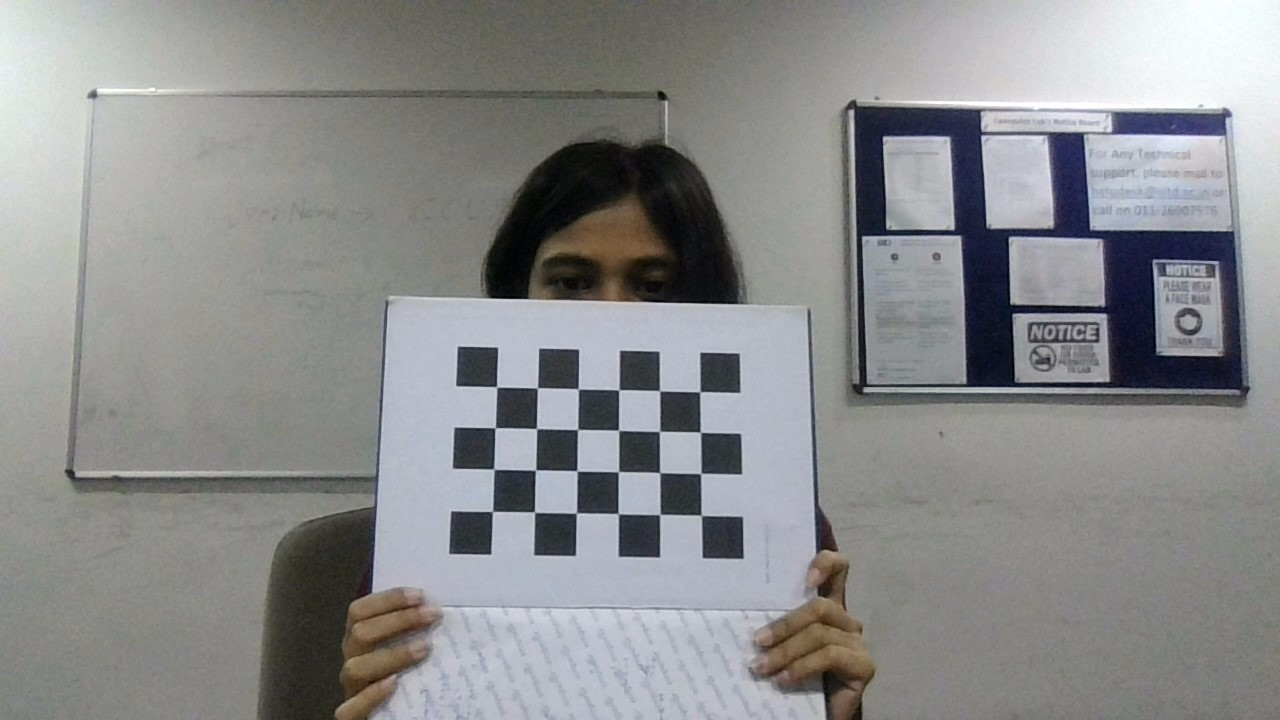
#> input picture images/WIN_20230407_18_11_42_Pro.jpg, 1280 x 720 px; its folder holds 5 pictures in this run
$ python calibrate.py
#> lines starting #> are read from the running program, lines starting #| are printed output that depends on the picture; after the words box and inside, x2 and y2 are one past the last pixel; in counts of white or black regions, pixels touching at a corner belong together
import cv2
import numpy as np
import os
import glob
import matplotlib.pyplot as plt

# Defining the dimensions of checkerboard
CHECKERBOARD = (4,6)
criteria = (cv2.TERM_CRITERIA_EPS + cv2.TERM_CRITERIA_MAX_ITER, 30, 0.001)
cnt = 0
# Creating vector to store vectors of 3D points for each checkerboard image
objpoints = []
# Creating vector to store vectors of 2D points for each checkerboard image
imgpoints = []


# Defining the world coordinates for 3D points
objp = np.zeros((CHECKERBOARD[0] * CHECKERBOARD[1], 3), np.float32)
objp[:,:2] = np.mgrid[0:CHECKERBOARD[0], 0:CHECKERBOARD[1]].T.reshape(-1, 2)

prev_img_shape = None

# Extracting path of individual image stored in a given directory
images = glob.glob('images/*.jpg')
for fname in images:
    img = cv2.imread(fname)
#> img is the input picture: shape (720, 1280, 3); mean B, G, R 139.8, 139.5, 138.5
    gray = cv2.cvtColor(img,cv2.COLOR_BGR2GRAY)
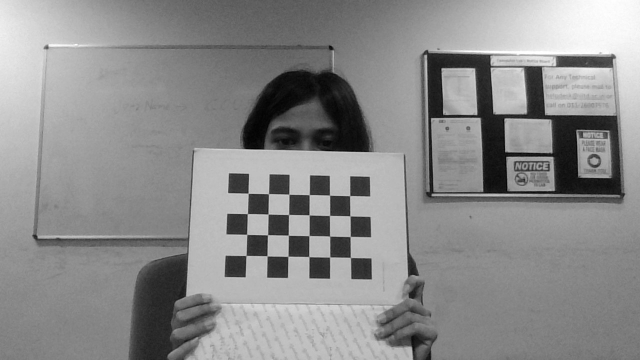
#> gray: shape (720, 1280) (shown at 1/2 size); min 0, max 255, mean 139.3
    # Find the chess board corners
    # If desired number of corners are found in the image then ret = true
    ret, corners = cv2.findChessboardCorners(gray, CHECKERBOARD, cv2.CALIB_CB_ADAPTIVE_THRESH + cv2.CALIB_CB_FAST_CHECK + cv2.CALIB_CB_NORMALIZE_IMAGE)
#> ret = True; corners = 24 rows, first 8: [492.5, 511.5], [493.9, 469], [495.3, 427.8], [496.6, 387.2], [534.4, 511.7], [535.4, 470], [536.2, 428.3], [537.1, 388.1]

    """
    If desired number of corner are detected,
    we refine the pixel coordinates and display
    them on the images of checker board
    """
    if ret:
        objpoints.append(objp)
        # refining pixel coordinates for given 2d points.
        corners2 = cv2.cornerSubPix(gray, corners, (11,11),(-1,-1), criteria)
#> corners2 = 24 rows, first 8: [492.5, 511.4], [493.8, 469.3], [495.1, 427.7], [496.7, 386.9], [534.5, 512.1], [535.5, 470.1], [536.6, 428.6], [537.4, 387.9]

        imgpoints.append(corners2)

        # Draw and display the corners
        cnt += 1
        img = cv2.drawChessboardCorners(img, CHECKERBOARD, corners2, ret)
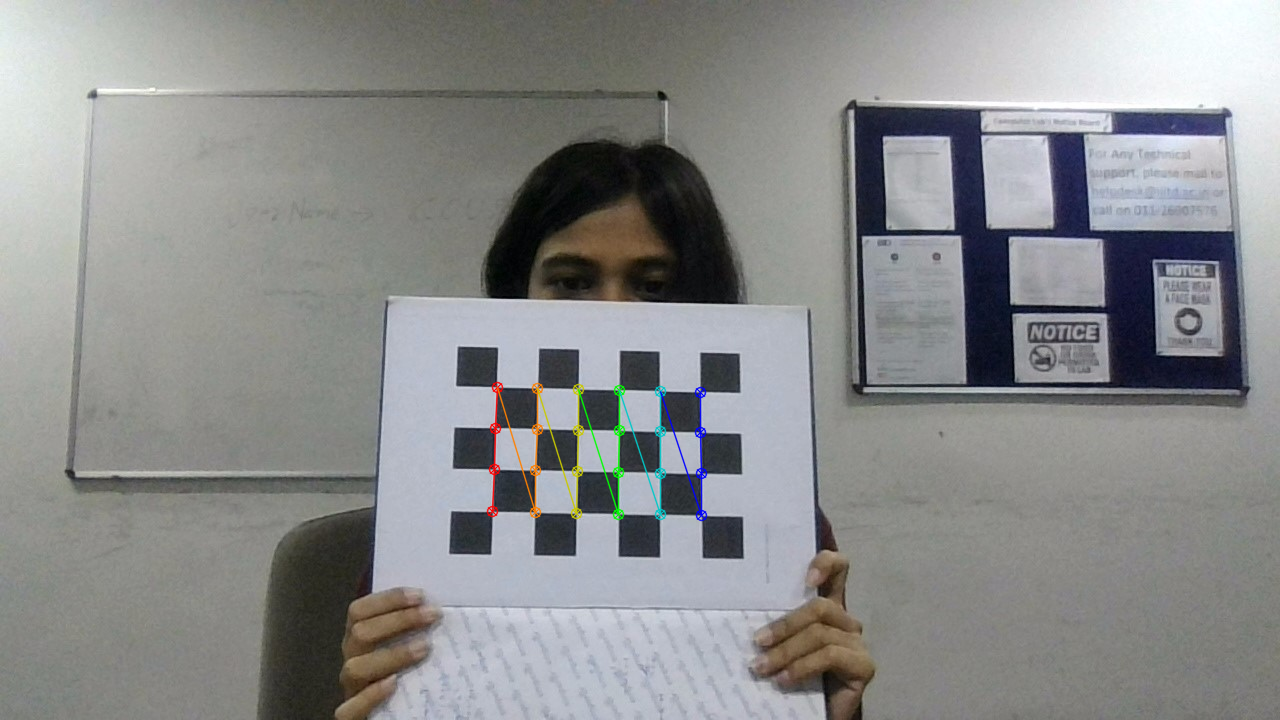
#> img: shape (720, 1280, 3); 0.66% of pixels changed, all inside (x1, y1, x2, y2) = (486, 381, 708, 522)
#> pass 2 of the loop `for fname in images:`:
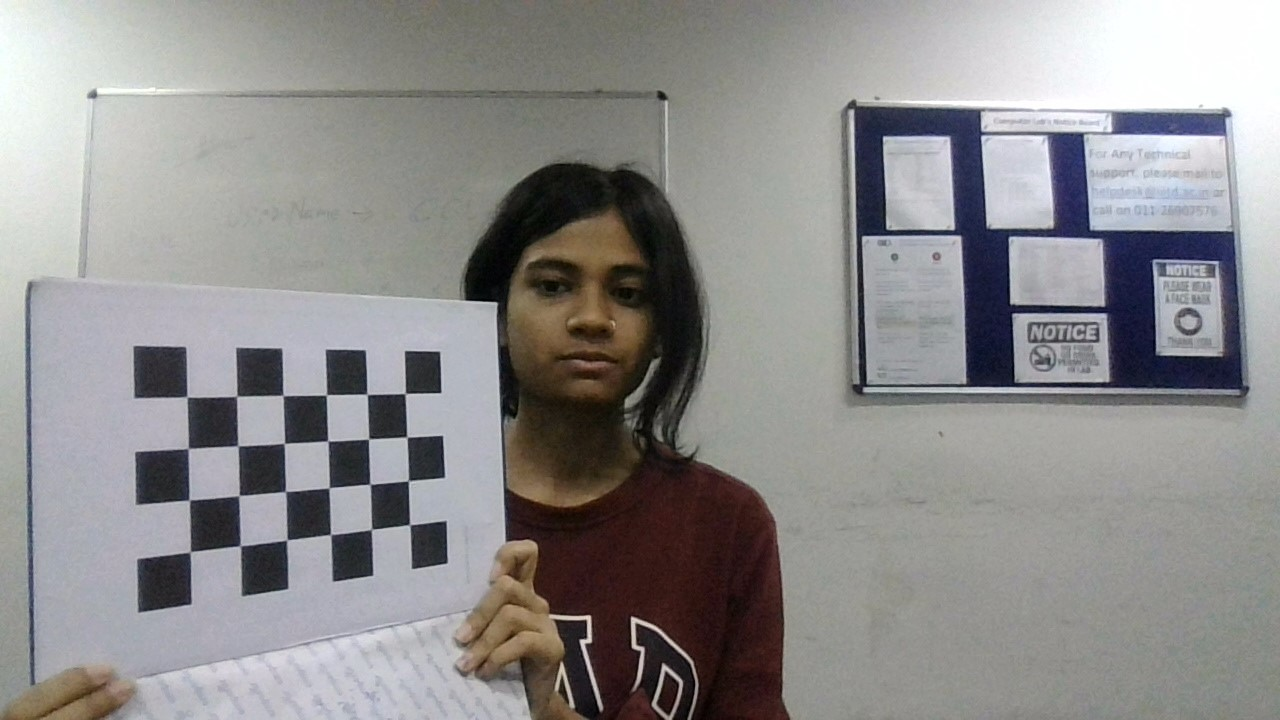
#> input picture images/WIN_20230407_18_11_44_Pro.jpg, 1280 x 720 px
#> img is the input picture: shape (720, 1280, 3); mean B, G, R 140.3, 140.5, 141.8
#> `gray = cv2.cvtColor(img,cv2.COLOR_BGR2GRAY)`:
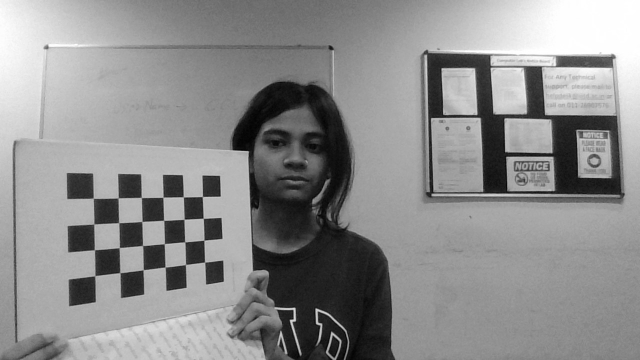
#> gray: shape (720, 1280) (shown at 1/2 size); min 0, max 255, mean 140.8
#> `ret, corners = cv2.findChessboardCorners(gray, CHECKERBOARD, cv2.CALIB..`: corners = 24 rows, first 8: [405.5, 394], [406.7, 437.4], [407.8, 480.3], [409.2, 525.3], [367.3, 394.3], [368.6, 439.4], [370.2, 484.1], [371.3, 529.4]
#> corners2 = 24 rows, first 8: [405.1, 393.5], [406.8, 437], [408.4, 480.8], [409.6, 524.6], [367.1, 394.3], [368.6, 438.9], [370, 484.3], [371.4, 529.5]
#> `img = cv2.drawChessboardCorners(img, CHECKERBOARD, corners2, ret)`:
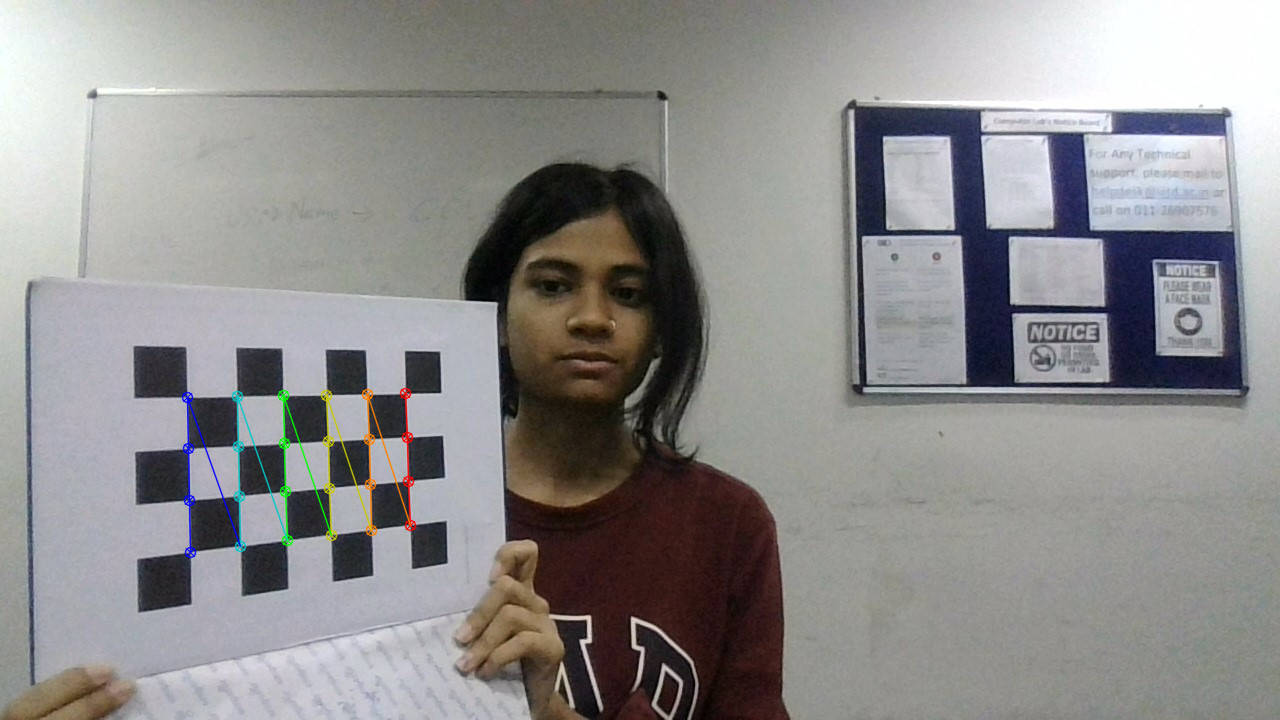
#> img: shape (720, 1280, 3); 0.73% of pixels changed, all inside (x1, y1, x2, y2) = (181, 387, 417, 559)
#> pass 3 of the loop `for fname in images:`:
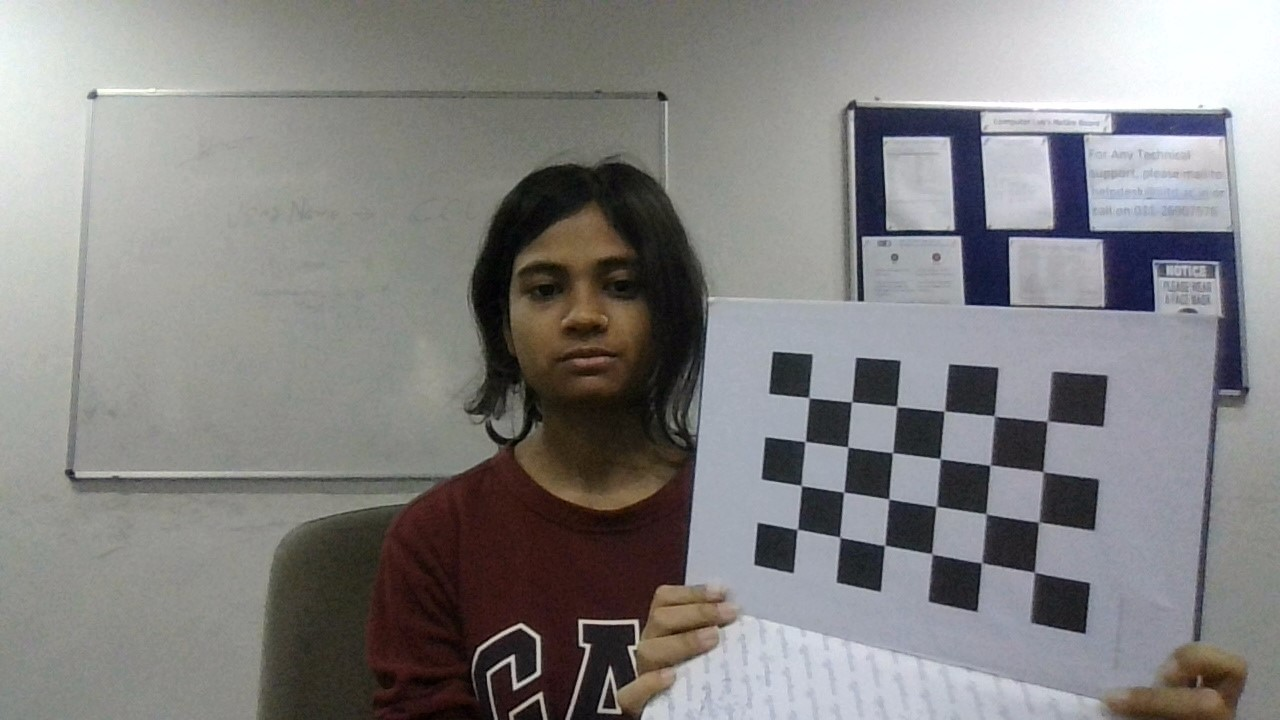
#> input picture images/WIN_20230407_18_11_46_Pro.jpg, 1280 x 720 px
#> img is the input picture: shape (720, 1280, 3); mean B, G, R 130.3, 130.7, 131.8
#> `gray = cv2.cvtColor(img,cv2.COLOR_BGR2GRAY)`:
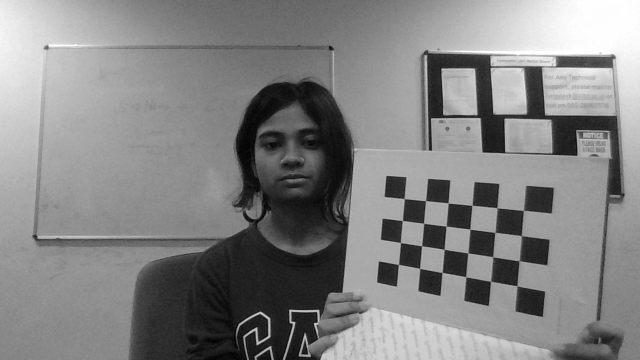
#> gray: shape (720, 1280) (shown at 1/2 size); min 0, max 255, mean 131
#> `ret, corners = cv2.findChessboardCorners(gray, CHECKERBOARD, cv2.CALIB..`: corners = 24 rows, first 8: [796.6, 528.7], [801, 485.9], [805.2, 441.7], [809, 397.5], [840.3, 536.2], [843.6, 492], [847.7, 446.8], [851.6, 401.8]
#> corners2 = 24 rows, first 8: [797.3, 529.3], [801.4, 485.6], [805.2, 441.5], [808.9, 397.6], [839.8, 537.2], [843.7, 492.2], [847.8, 447], [851.6, 401.9]
#> `img = cv2.drawChessboardCorners(img, CHECKERBOARD, corners2, ret)`:
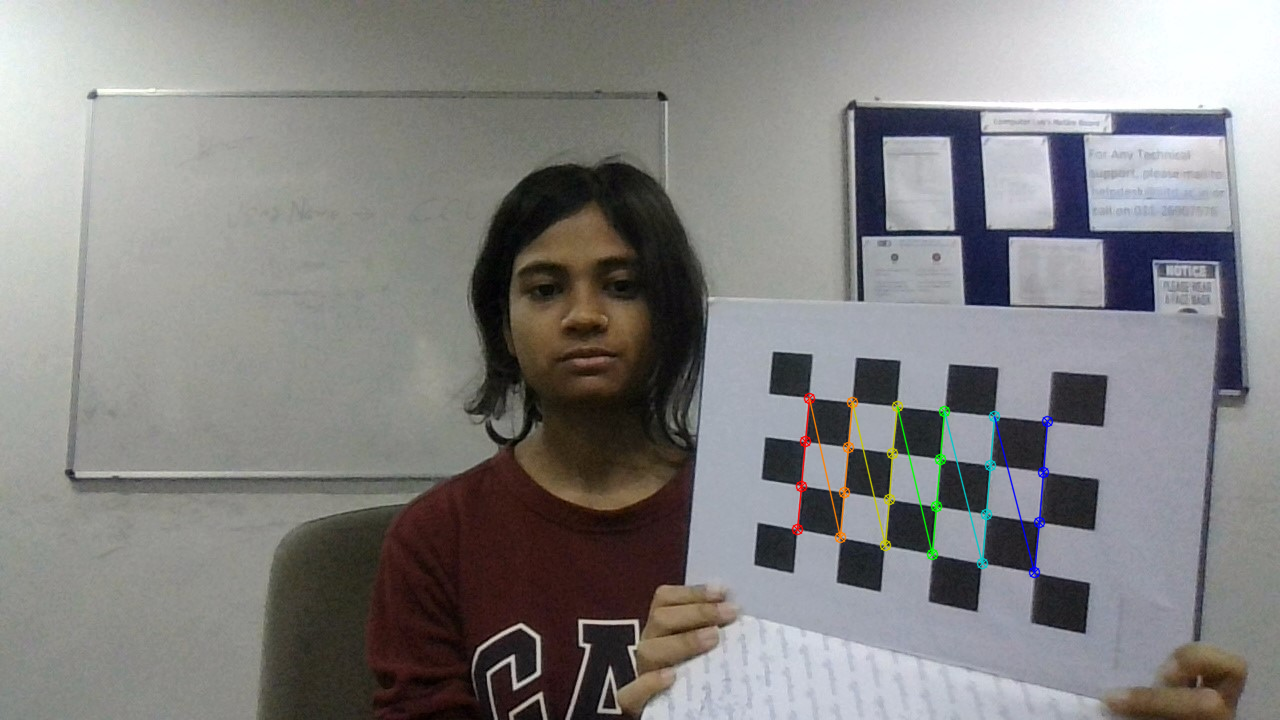
#> img: shape (720, 1280, 3); 0.74% of pixels changed, all inside (x1, y1, x2, y2) = (791, 392, 1054, 579)
#> the loop made 5 passes; the first 3 are shown

    #cv2.imshow('img',img)
    #cv2.waitKey(500)

cv2.destroyAllWindows()

h,w = img.shape[:2]

"""
Performing camera calibration by
passing the value of known 3D points (objpoints)
and corresponding pixel coordinates of the
detected corners (imgpoints)
"""
ret, K, dist, rvecs, tvecs = cv2.calibrateCamera(objpoints, imgpoints, gray.shape[::-1], None, None)
print(cnt)
print("Camera matrix : \n")
print(K)
print("\nradial Distortion coefficients : \n")
print(dist[:2])
print("\nTangential Distortion coefficients : \n")
print(dist[2:])
print("\nRotation vectors : \n")
print(rvecs)
print("\nTranslation vectors : \n")
print(tvecs)

np.savez('calib.npz', mtx=K, dist=dist, rvecs=rvecs, tvecs=tvecs)

## Undistorting image
img = cv2.imread('images/WIN_20230407_18_17_31_Pro.jpg')
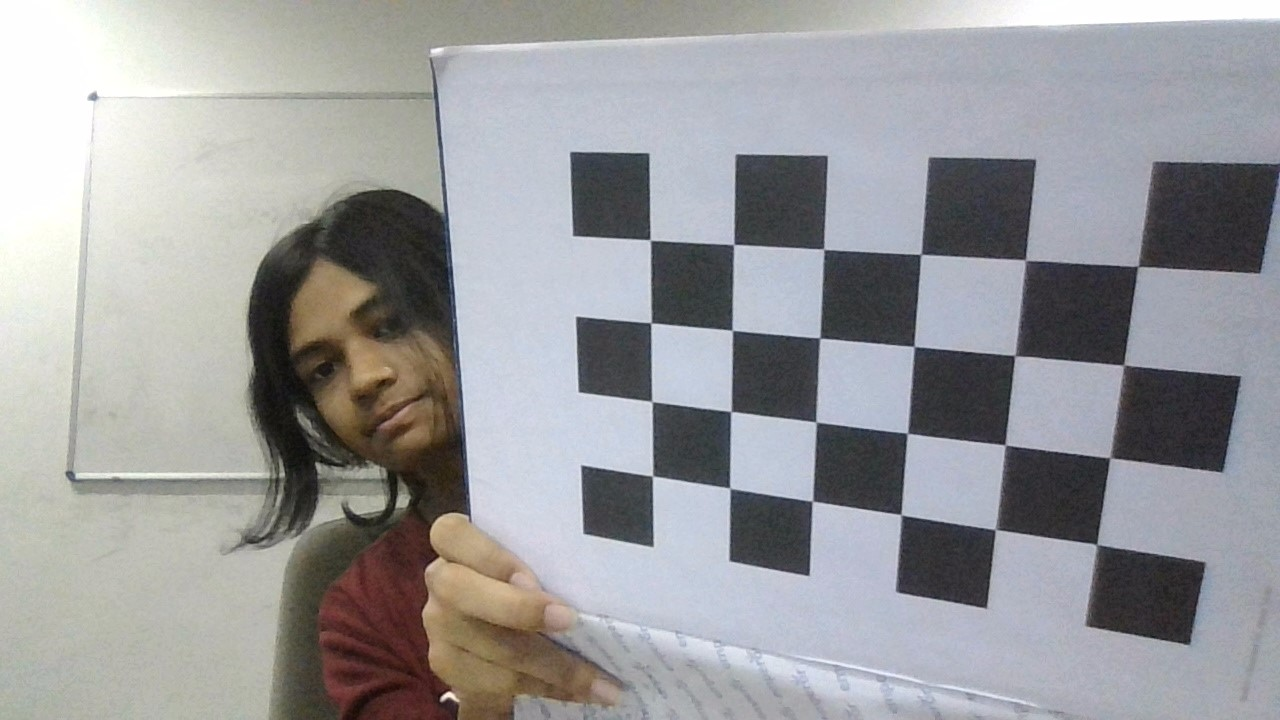
#> input picture images/WIN_20230407_18_17_31_Pro.jpg, 1280 x 720 px, found by its file name
#> img is the input picture: shape (720, 1280, 3); mean B, G, R 156.6, 154.7, 154.5
h,  w = img.shape[:2]
newcameramtx, roi = cv2.getOptimalNewCameraMatrix(K, dist, (w,h), 1, (w,h))

# undistort
dst = cv2.undistort(img, K, dist, None, newcameramtx)
# crop the image
x, y, w, h = roi
dst = dst[y:y+h, x:x+w]
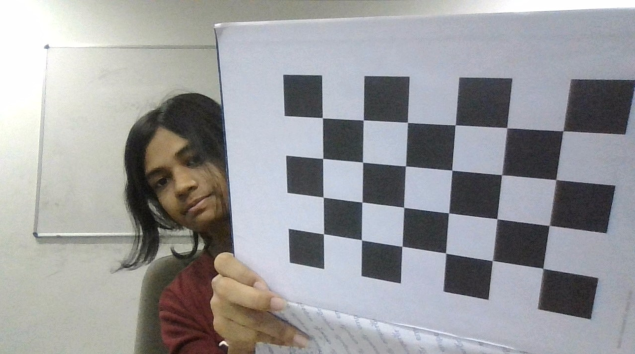
#> dst: shape (708, 1270, 3) (shown at 1/2 size); mean B, G, R 156.6, 154.7, 154.5

# cv2.imshow('Undistorted Image', dst)
# cv2.imshow('distorted image', img)
# cv2.waitKey(0)
cv2.imwrite('calibresult.png', dst)

tot_error = 0
n = len(objpoints)
errors = np.zeros((n))
for i in range(n):
    imgpoints2, _ = cv2.projectPoints(objpoints[i], rvecs[i], tvecs[i], K, dist)
    error = cv2.norm(imgpoints[i], imgpoints2, cv2.NORM_L2)/len(imgpoints2)
    tot_error += error
    errors[i] = error

plt.bar(range(n), errors)
plt.xlabel('Image Index')
plt.ylabel('Re-Projection Error')
plt.title('Re-Projection Error for Each Image')
plt.show()
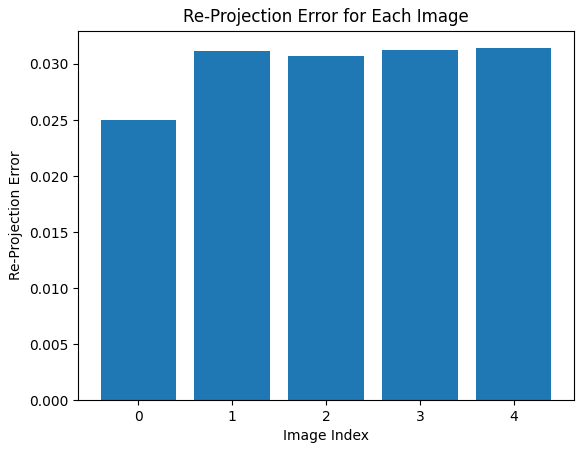
#> figure drawn by matplotlib, 1 panel; tallest bar 0.0314 high, from x = 3.6 to 4.4

print( "Mean error: {}".format(np.mean(errors)) )
print( "Std deviation error: {}".format(np.std(errors)) )
i = 0
for fname in images:
    img = cv2.imread(fname)
    gray = cv2.cvtColor(img,cv2.COLOR_BGR2GRAY)
    # Find the chess board corners
    # If desired number of corners are found in the image then ret = true
    ret, corners = cv2.findChessboardCorners(gray, CHECKERBOARD, cv2.CALIB_CB_ADAPTIVE_THRESH + cv2.CALIB_CB_FAST_CHECK + cv2.CALIB_CB_NORMALIZE_IMAGE)
#> corners = 24 rows, first 8: [492.5, 511.5], [493.9, 469], [495.3, 427.8], [496.6, 387.2], [534.4, 511.7], [535.4, 470], [536.2, 428.3], [537.1, 388.1]

    """
    If desired number of corner are detected,
    we refine the pixel coordinates and display
    them on the images of checker board
    """
    if ret:
        img = cv2.drawChessboardCorners(img, CHECKERBOARD, imgpoints[i], ret)
        imgpoints2, _ = cv2.projectPoints(objpoints[i], rvecs[i], tvecs[i], K, dist)
        img2 = cv2.drawChessboardCorners(img, CHECKERBOARD, imgpoints2, ret)

    i+=1

    cv2.imshow('image',img)
    cv2.imshow('reprojected image',img2)
    cv2.waitKey(800)
#> pass 2 of the loop `for fname in images:`:
#> `ret, corners = cv2.findChessboardCorners(gray, CHECKERBOARD, cv2.CALIB..`: corners = 24 rows, first 8: [405.5, 394], [406.7, 437.4], [407.8, 480.3], [409.2, 525.3], [367.3, 394.3], [368.6, 439.4], [370.2, 484.1], [371.3, 529.4]
#> pass 3 of the loop `for fname in images:`:
#> `ret, corners = cv2.findChessboardCorners(gray, CHECKERBOARD, cv2.CALIB..`: corners = 24 rows, first 8: [796.6, 528.7], [801, 485.9], [805.2, 441.7], [809, 397.5], [840.3, 536.2], [843.6, 492], [847.7, 446.8], [851.6, 401.8]
#> the loop made 5 passes; the first 3 are shown

cv2.destroyAllWindows()
